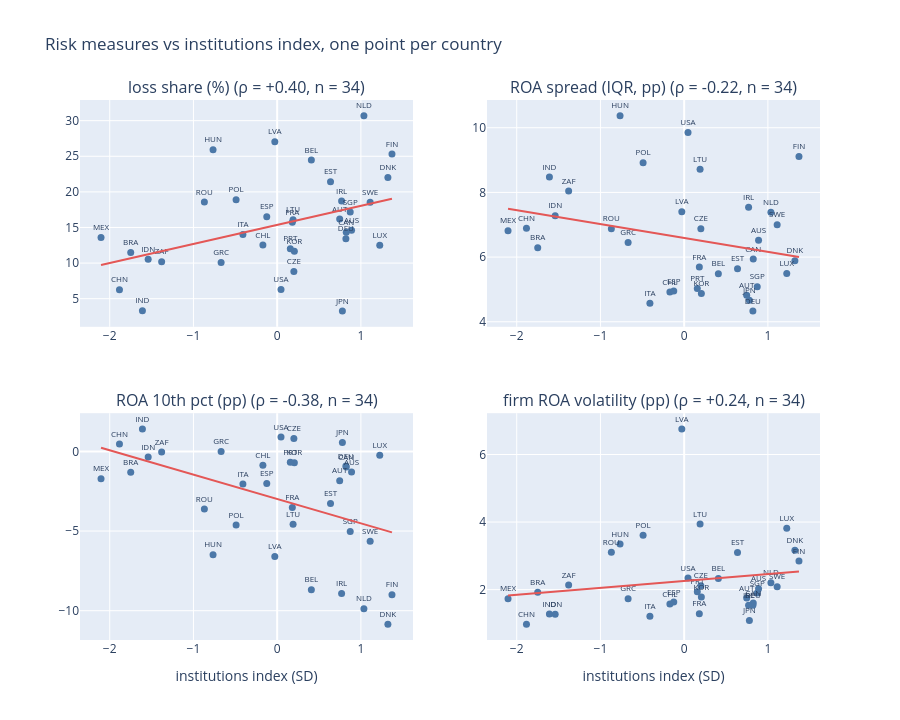

Here is the notebook cell this chart was saved with:
### Code cell
meas = ["loss share (%)", "ROA spread (IQR, pp)", "ROA 10th pct (pp)", "firm ROA volatility (pp)"]
fig = make_subplots(rows=2, cols=2, subplot_titles=[f"{m} (ρ = {spearman(risk['institutions index'], risk[m])[0]:+.2f}, n = {len(risk)})" for m in meas], vertical_spacing=0.16)
for k, m in enumerate(meas):
    fig.add_trace(go.Scatter(x=risk["institutions index"], y=risk[m], mode="markers+text", text=risk.index, textposition="top center", textfont_size=8,
                             marker=dict(size=7, color="#4C78A8"), showlegend=False), row=k // 2 + 1, col=k % 2 + 1)
    d = risk[["institutions index", m]].dropna()
    b, a = np.polyfit(d["institutions index"], d[m], 1); xs = np.array([d["institutions index"].min(), d["institutions index"].max()])
    fig.add_trace(go.Scatter(x=xs, y=a + b * xs, mode="lines", line=dict(color="#E45756"), showlegend=False), row=k // 2 + 1, col=k % 2 + 1)
fig.update_xaxes(title_text="institutions index (SD)", row=2); fig.update_layout(height=720, title="Risk measures vs institutions index, one point per country")
fig.show()

### Figure 1 — Plotly figure (JSON) as saved in the notebook; plotly's stock layout.template omitted (floating-point values rounded to 4 significant figures)
{"data": [{"marker": {"color": "#4C78A8", "size": 7}, "mode": "markers+text", "showlegend": false, "text": ["AUS", "AUT", "BEL", "BRA", "CAN", "CHL", "CHN", "CZE", "DEU", "DNK", "ESP", "EST", "FIN", "FRA", "GRC", "HUN", "IDN", "IND", "IRL", "ITA", "JPN", "KOR", "LTU", "LUX", "LVA", "MEX", "NLD", "POL", "PRT", "ROU", "SGP", "SWE", "USA", "ZAF"], "textfont": {"size": 8}, "textposition": "top center", "type": "scatter", "x": [0.8886, 0.7468, 0.4085, -1.749, 0.8252, -0.1705, -1.884, 0.1995, 0.8209, 1.323, -0.1242, 0.6374, 1.371, 0.1812, -0.6694, -0.7657, -1.541, -1.609, 0.7697, -0.4092, 0.779, 0.2054, 0.1901, 1.225, -0.02816, -2.104, 1.036, -0.4905, 0.157, -0.8695, 0.8727, 1.111, 0.04596, -1.38], "xaxis": "x", "y": [14.62, 16.2, 24.49, 11.48, 14.32, 12.53, 6.25, 8.824, 13.42, 22.03, 16.5, 21.43, 25.32, 15.74, 10.1, 25.93, 10.55, 3.316, 18.71, 14.03, 3.258, 11.68, 16.09, 12.5, 27.03, 13.58, 30.7, 18.89, 12.0, 18.57, 17.17, 18.55, 6.281, 10.2], "yaxis": "y"}, {"line": {"color": "#E45756"}, "mode": "lines", "showlegend": false, "type": "scatter", "x": [-2.104, 1.371], "xaxis": "x", "y": [9.718, 19.04], "yaxis": "y"}, {"marker": {"color": "#4C78A8", "size": 7}, "mode": "markers+text", "showlegend": false, "text": ["AUS", "AUT", "BEL", "BRA", "CAN", "CHL", "CHN", "CZE", "DEU", "DNK", "ESP", "EST", "FIN", "FRA", "GRC", "HUN", "IDN", "IND", "IRL", "ITA", "JPN", "KOR", "LTU", "LUX", "LVA", "MEX", "NLD", "POL", "PRT", "ROU", "SGP", "SWE", "USA", "ZAF"], "textfont": {"size": 8}, "textposition": "top center", "type": "scatter", "x": [0.8886, 0.7468, 0.4085, -1.749, 0.8252, -0.1705, -1.884, 0.1995, 0.8209, 1.323, -0.1242, 0.6374, 1.371, 0.1812, -0.6694, -0.7657, -1.541, -1.609, 0.7697, -0.4092, 0.779, 0.2054, 0.1901, 1.225, -0.02816, -2.104, 1.036, -0.4905, 0.157, -0.8695, 0.8727, 1.111, 0.04596, -1.38], "xaxis": "x2", "y": [6.522, 4.823, 5.482, 6.287, 5.944, 4.918, 6.894, 6.877, 4.33, 5.883, 4.953, 5.638, 9.108, 5.694, 6.448, 10.37, 7.28, 8.473, 7.539, 4.571, 4.666, 4.874, 8.718, 5.489, 7.405, 6.818, 7.383, 8.916, 5.03, 6.877, 5.08, 6.997, 9.852, 8.045], "yaxis": "y2"}, {"line": {"color": "#E45756"}, "mode": "lines", "showlegend": false, "type": "scatter", "x": [-2.104, 1.371], "xaxis": "x2", "y": [7.495, 6.006], "yaxis": "y2"}, {"marker": {"color": "#4C78A8", "size": 7}, "mode": "markers+text", "showlegend": false, "text": ["AUS", "AUT", "BEL", "BRA", "CAN", "CHL", "CHN", "CZE", "DEU", "DNK", "ESP", "EST", "FIN", "FRA", "GRC", "HUN", "IDN", "IND", "IRL", "ITA", "JPN", "KOR", "LTU", "LUX", "LVA", "MEX", "NLD", "POL", "PRT", "ROU", "SGP", "SWE", "USA", "ZAF"], "textfont": {"size": 8}, "textposition": "top center", "type": "scatter", "x": [0.8886, 0.7468, 0.4085, -1.749, 0.8252, -0.1705, -1.884, 0.1995, 0.8209, 1.323, -0.1242, 0.6374, 1.371, 0.1812, -0.6694, -0.7657, -1.541, -1.609, 0.7697, -0.4092, 0.779, 0.2054, 0.1901, 1.225, -0.02816, -2.104, 1.036, -0.4905, 0.157, -0.8695, 0.8727, 1.111, 0.04596, -1.38], "xaxis": "x3", "y": [-1.298, -1.846, -8.685, -1.305, -0.9734, -0.8647, 0.459, 0.808, -0.9142, -10.85, -2.01, -3.274, -8.998, -3.515, -0.002686, -6.481, -0.3539, 1.414, -8.927, -2.038, 0.5572, -0.7131, -4.573, -0.2358, -6.592, -1.723, -9.882, -4.626, -0.6749, -3.613, -5.024, -5.644, 0.8998, -0.03396], "yaxis": "y3"}, {"line": {"color": "#E45756"}, "mode": "lines", "showlegend": false, "type": "scatter", "x": [-2.104, 1.371], "xaxis": "x3", "y": [0.2293, -5.082], "yaxis": "y3"}, {"marker": {"color": "#4C78A8", "size": 7}, "mode": "markers+text", "showlegend": false, "text": ["AUS", "AUT", "BEL", "BRA", "CAN", "CHL", "CHN", "CZE", "DEU", "DNK", "ESP", "EST", "FIN", "FRA", "GRC", "HUN", "IDN", "IND", "IRL", "ITA", "JPN", "KOR", "LTU", "LUX", "LVA", "MEX", "NLD", "POL", "PRT", "ROU", "SGP", "SWE", "USA", "ZAF"], "textfont": {"size": 8}, "textposition": "top center", "type": "scatter", "x": [0.8886, 0.7468, 0.4085, -1.749, 0.8252, -0.1705, -1.884, 0.1995, 0.8209, 1.323, -0.1242, 0.6374, 1.371, 0.1812, -0.6694, -0.7657, -1.541, -1.609, 0.7697, -0.4092, 0.779, 0.2054, 0.1901, 1.225, -0.02816, -2.104, 1.036, -0.4905, 0.157, -0.8695, 0.8727, 1.111, 0.04596, -1.38], "xaxis": "x4", "y": [2.026, 1.752, 2.327, 1.922, 1.606, 1.574, 0.9737, 2.118, 1.538, 3.168, 1.631, 3.096, 2.847, 1.286, 1.727, 3.348, 1.27, 1.28, 1.536, 1.21, 1.086, 1.783, 3.945, 3.814, 6.757, 1.728, 2.203, 3.606, 1.937, 3.107, 1.898, 2.083, 2.346, 2.14], "yaxis": "y4"}, {"line": {"color": "#E45756"}, "mode": "lines", "showlegend": false, "type": "scatter", "x": [-2.104, 1.371], "xaxis": "x4", "y": [1.828, 2.534], "yaxis": "y4"}], "layout": {"annotations": [{"font": {"size": 16}, "showarrow": false, "text": "loss share (%) (ρ = +0.40, n = 34)", "x": 0.225, "xanchor": "center", "xref": "paper", "y": 1, "yanchor": "bottom", "yref": "paper"}, {"font": {"size": 16}, "showarrow": false, "text": "ROA spread (IQR, pp) (ρ = -0.22, n = 34)", "x": 0.775, "xanchor": "center", "xref": "paper", "y": 1, "yanchor": "bottom", "yref": "paper"}, {"font": {"size": 16}, "showarrow": false, "text": "ROA 10th pct (pp) (ρ = -0.38, n = 34)", "x": 0.225, "xanchor": "center", "xref": "paper", "y": 0.42, "yanchor": "bottom", "yref": "paper"}, {"font": {"size": 16}, "showarrow": false, "text": "firm ROA volatility (pp) (ρ = +0.24, n = 34)", "x": 0.775, "xanchor": "center", "xref": "paper", "y": 0.42, "yanchor": "bottom", "yref": "paper"}], "height": 720, "title": {"text": "Risk measures vs institutions index, one point per country"}, "xaxis": {"anchor": "y", "domain": [0, 0.45]}, "xaxis2": {"anchor": "y2", "domain": [0.55, 1]}, "xaxis3": {"anchor": "y3", "domain": [0, 0.45], "title": {"text": "institutions index (SD)"}}, "xaxis4": {"anchor": "y4", "domain": [0.55, 1], "title": {"text": "institutions index (SD)"}}, "yaxis": {"anchor": "x", "domain": [0.58, 1]}, "yaxis2": {"anchor": "x2", "domain": [0.58, 1]}, "yaxis3": {"anchor": "x3", "domain": [0, 0.42]}, "yaxis4": {"anchor": "x4", "domain": [0, 0.42]}}}
